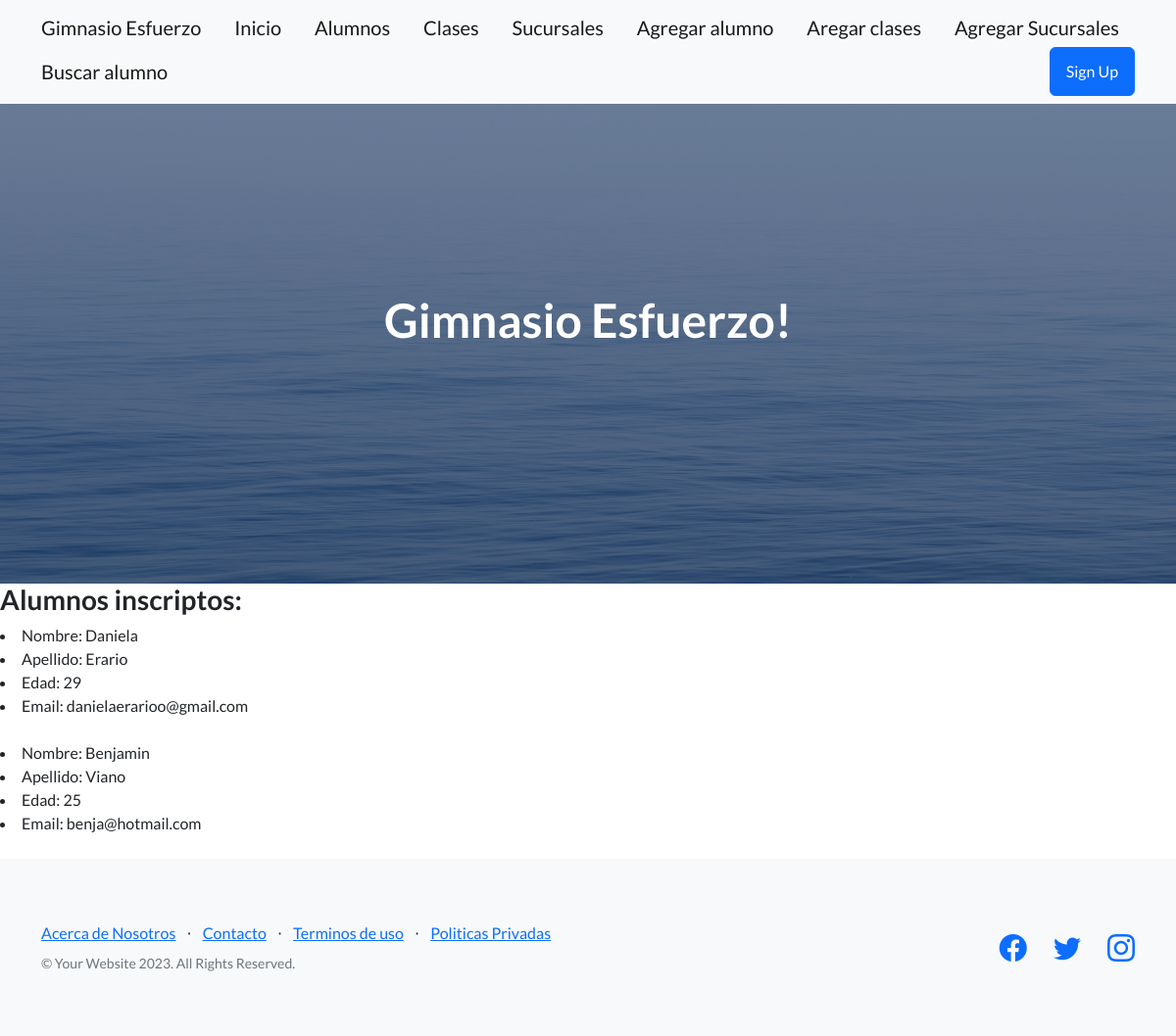
Page /AppGimnasio/alumnos/ on the earlier database version.
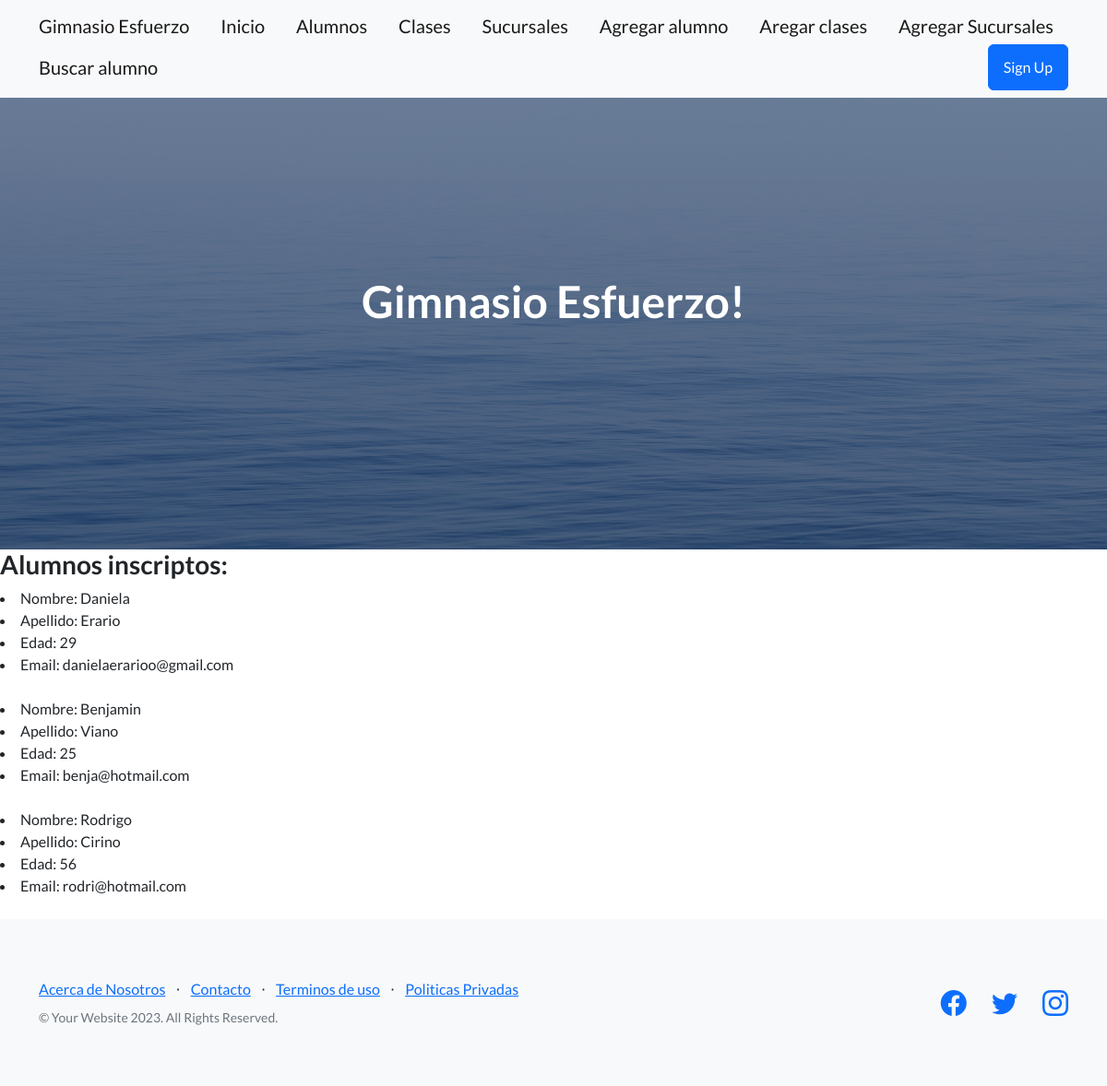
Same page on the later database version.
### AppGimnasio/models.py (models this page shows)
class Alumno(models.Model):
    nombre = models.CharField(max_length=40)
    apellido = models.CharField(max_length=40)
    edad = models.IntegerField()
    email = models.EmailField()

### AppGimnasio/views.py (the view)
# urls.py: path('alumnos/', views.alumnos, name = "Alumnos"),
def alumnos(request):
    alumnos = Alumno.objects.all()
    return render(request, "AppGimnasio/alumnos.html",{"alumnos":alumnos})

### AppGimnasio/templates/AppGimnasio/alumnos.html
{% extends "AppGimnasio/padre.html" %}
{% load static %}
{% block Cambia %}
<h3> Alumnos inscriptos:  </h3>
{% for alumno in alumnos %}
      <li> Nombre: {{alumno.nombre}}</li>
      <li> Apellido: {{alumno.apellido}}</li>
      <li> Edad: {{alumno.edad}}</li>
      <li> Email: {{alumno.email}}</li>
      <br>
{% endfor %}
{% endblock %}

Differences in the rows shown:
added Alumno: nombre "Rodrigo", apellido "Cirino", edad "56", email "rodri@hotmail.com"
